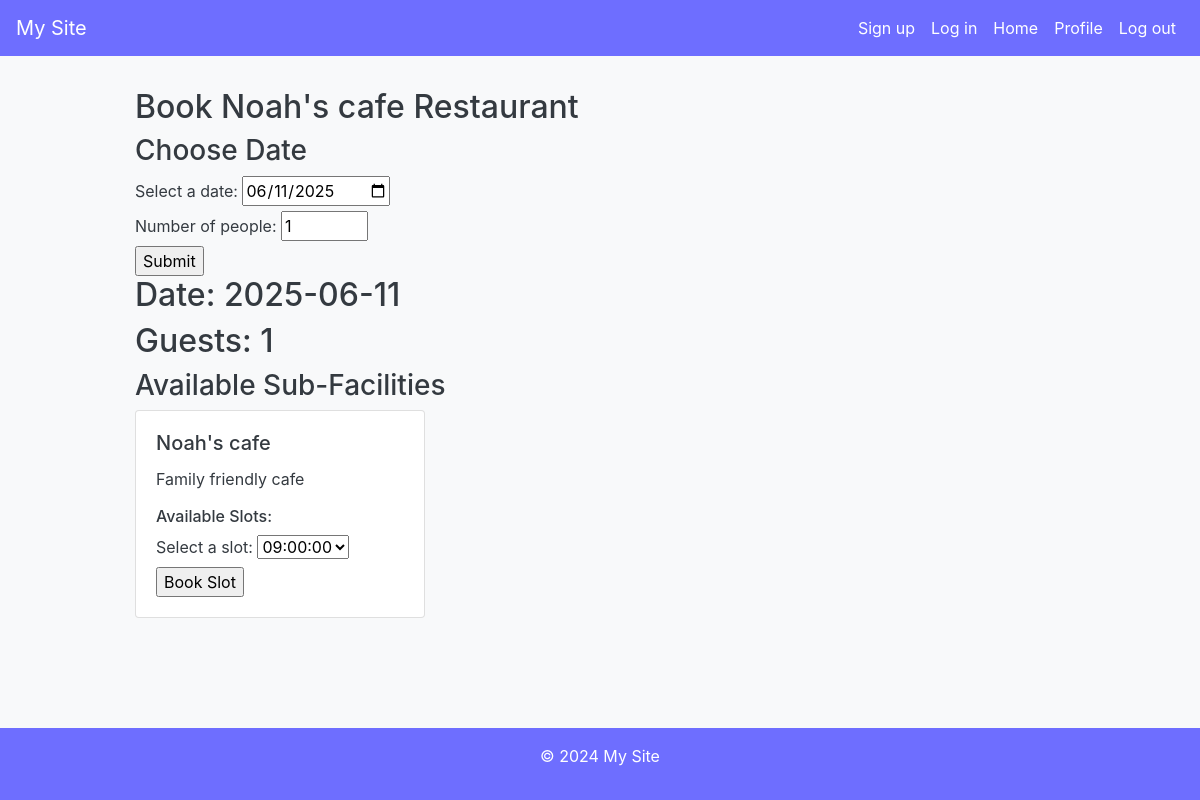
The app's page /restaurant/book/14 with its own data.
### business/models.py (models this page shows, shortened)
class Facility(models.Model):
    business = models.ForeignKey(Business, on_delete=models.CASCADE, related_name='facilities')
    facilityType = models.CharField(max_length=255)
    facilityName = models.CharField(max_length=255)
    facilityDescription = models.TextField()

class RestaurantFacility(models.Model):
    facility = models.ForeignKey(Facility, on_delete=models.CASCADE)
    name = models.CharField(max_length=100)
    description = models.TextField()
    opening_time = models.TimeField()
    closing_time = models.TimeField()
    slot_frequency = models.IntegerField()  # e.g., every 15 minutes
    slot_length = models.IntegerField()  # in minutes
    slot_price = models.DecimalField(max_digits=10, decimal_places=2)
    tables_of_1 = models.PositiveIntegerField(default=0)
    tables_of_2 = models.PositiveIntegerField(default=0)
    tables_of_3 = models.PositiveIntegerField(default=0)
    tables_of_4 = models.PositiveIntegerField(default=0)
    tables_of_5 = models.PositiveIntegerField(default=0)
    tables_of_6 = models.PositiveIntegerField(default=0)
    tables_of_7 = models.PositiveIntegerField(default=0)
    tables_of_8 = models.PositiveIntegerField(default=0)
    tables_of_9 = models.PositiveIntegerField(default=0)
    tables_of_10 = models.PositiveIntegerField(default=0)
    tables_of_11 = models.PositiveIntegerField(default=0)
    tables_of_12 = models.PositiveIntegerField(default=0)
    monday_open = models.TimeField(default="09:00:00")
    monday_close = models.TimeField(default="18:00:00")
    tuesday_open = models.TimeField(default="09:00:00")
    tuesday_close = models.TimeField(default="18:00:00")
    wednesday_open = models.TimeField(default="09:00:00")
    wednesday_close = models.TimeField(default="18:00:00")
    thursday_open = models.TimeField(default="09:00:00")
    thursday_close = models.TimeField(default="18:00:00")
    friday_open = models.TimeField(default="09:00:00")
    friday_close = models.TimeField(default="18:00:00")
    saturday_open = models.TimeField(default="09:00:00")
    saturday_close = models.TimeField(default="18:00:00")
    sunday_open = models.TimeField(default="09:00:00")
    sunday_close = models.TimeField(default="18:00:00")

### customer/views.py (the view, shortened to what this page needs)
# urls.py: path('restaurant/book/<int:facility_id>', book_restaurant, name='book_restaurant'),
def book_restaurant(request, facility_id):
    facility = get_object_or_404(Facility, id=facility_id)
    if facility.facilityType not in ['Restaurant']:
        return redirect('/facilities/' + str(facility_id) + '/book')
    sub_facilities = RestaurantFacility.objects.filter(facility=facility)
    selected_date_str = request.GET.get('date', None)
    people = int(request.GET.get('people', 1))
    print(people, selected_date_str)
    if selected_date_str:
        selected_date = parse_date(selected_date_str)
    else:
        selected_date = datetime.date.today()
    day_of_week = selected_date.weekday()
    slots = {}
    for sub in sub_facilities:
        existing_bookings = RestaurantBooking.objects.filter(restaurant_facility=sub, date=selected_date, table_size=people)
        slot_times = []
        if day_of_week == 0:
            opening_time = sub.monday_open
            closing_time = sub.monday_close
        elif day_of_week == 1:
            opening_time = sub.tuesday_open
            closing_time = sub.tuesday_close
        elif day_of_week == 2:
            opening_time = sub.wednesday_open
            closing_time = sub.wednesday_close
        elif day_of_week == 3:
            opening_time = sub.thursday_open
            closing_time = sub.thursday_close
        elif day_of_week == 4:
            opening_time = sub.friday_open
            closing_time = sub.friday_close
        elif day_of_week == 5:
            opening_time = sub.saturday_open
            closing_time = sub.saturday_close
        elif day_of_week == 6:
            opening_time = sub.sunday_open
            closing_time = sub.sunday_close
        current_time = datetime.datetime.combine(selected_date, opening_time)
        end_time = datetime.datetime.combine(selected_date, closing_time)
        slot_frequency = datetime.timedelta(minutes=sub.slot_frequency)
        slot_length = datetime.timedelta(minutes=sub.slot_length)
        tables = [sub.tables_of_1, sub.tables_of_2, sub.tables_of_3, sub.tables_of_4, sub.tables_of_5, sub.tables_of_6, sub.tables_of_7, sub.tables_of_8, sub.tables_of_9, sub.tables_of_10, sub.tables_of_11, sub.tables_of_12]
        selected_table_num = tables[people - 1]
        if tables[people - 1] == 0:
            slots[sub.id] = slot_times
        else:
            while current_time <= end_time - slot_length:
                tables_remaining = selected_table_num
                if tables_remaining > 0:
                    slot_times.append(str(current_time.time()))
                current_time += slot_frequency
        slots[sub.id] = slot_times
    return render(request, 'bookRestaurant.html', {
        'facility': facility,
        'sub_facilities': sub_facilities,
        'slots': slots,
        'selected_date': selected_date.strftime('%Y-%m-%d'),
        'people': people
    })

### customer/templates/bookRestaurant.html (shortened to what this page needs)
{% extends "base.html" %}
{% block content %}
  <h2>Book {{ facility.facilityName }} {{ facility.facilityType }}</h2>
  <h3>Choose Date</h3>
  <form method="GET" id="dateForm" onsubmit="return redirectWithDate()">
    <label for="date">Select a date:</label>
    <input type="date" id="date" name="date" value="{{ selected_date }}"><br>
    <label for="people">Number of people:</label>
    <input type="number" id="people" name="people" min="1" max="12" value="{{ people }}"><br>
    <input type="submit" value="Submit">
  </form>
  <h2>Date: {{ selected_date }}</h2>
  <h2>Guests: {{ people }}</h2>
  <h3>Available Sub-Facilities</h3>
  <div class="row">
    {% for sub_facility in sub_facilities %}
      <div class="col-md-4">
        <div class="card mb-4">
          <div class="card-body">
            <h5 class="card-title">{{ sub_facility.name }}</h5>
            <p class="card-text">{{ sub_facility.description }}</p>
            <h6>Available Slots:</h6>
            {% if length == 0 %}
              <p>No available slots</p>
            {% else %}
              <form>
                <label for="slot">Select a slot:</label>
                <select name="slot" id="slot_{{ sub_facility.id }}">
                  {% for key, value in slots.items %}
                    {% if key == sub_facility.id %}
                      {% for slot_time in value %}
                        <option value="{{ slot_time }}">{{ slot_time }}</option>
                      {% endfor %}
                    {% endif %}
                  {% endfor %}
                </select>
                <input type="button" value="Book Slot" onclick="showResult('{{ sub_facility.id }}', 'slot_{{ sub_facility.id }}')">
              </form>
            {% endif %}
          </div>
        </div>
      </div>
    {% endfor %}
  </div>
{% endblock %}

### templates/base.html (style rules this page uses)
:root { --primary: #6E6EFF; --secondary: #ffffff; --success: #28a745; --info: #17a2b8; --warning: #ffc107; --danger: #dc3545; --light: #f8f9fa; --dark: #343a40; }
body { background-color: var(--light); color: var(--dark); display: flex; flex-direction: column; min-height: 100vh; }

### records on screen
Facility: facilityName "Noah's cafe", facilityType "Restaurant"
RestaurantFacility: name "Noah's cafe", description "Family friendly cafe", slot "09:00:00"

### other values on screen
{{ selected_date }} "2025-06-11"
{{ people }} "1"
